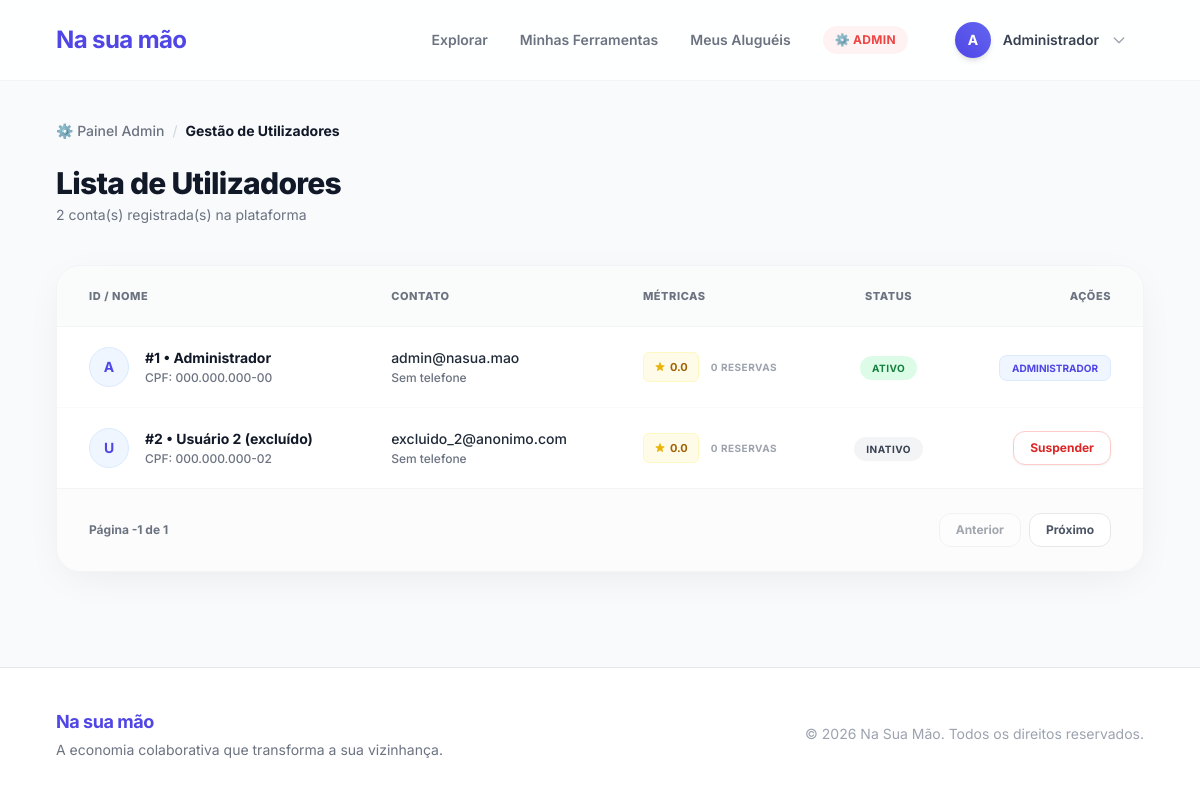
The app's page /admin/usuarios?page=-1 (signed in) with its own data.
### models/models.py (models this page shows)
class Usuario(Base):
    __tablename__ = "usuarios"
    id_usuario = Column(Integer, primary_key=True, index=True)
    nome = Column(String(100), nullable=False)
    email = Column(String(100), unique=True, index=True, nullable=False)
    senha = Column(String(255), nullable=False)
    cpf = Column(String(14), unique=True, nullable=False)
    cep = Column(String(9), nullable=True)
    telefone = Column(String(15), nullable=True)
    reputacao_acumulada = Column(Numeric(3, 1), default=0.0)
    tipo_perfil = Column(SAEnum(TipoPerfil), default=TipoPerfil.AMBOS)
    data_cadastro = Column(DateTime(timezone=True), server_default=func.now())
    latitude = Column(Float, nullable=True)
    longitude = Column(Float, nullable=True)
    data_nascimento = Column(Date, nullable=False)
    bairro = Column(String(100), nullable=True)
    endereco = Column(String(255), nullable=True)
    foto = Column(String(255), nullable=True)
    total_alugueis = Column(Integer, default=0)
    status_conta = Column(String(20), default="ativo")
    is_admin = Column(Boolean, default=False)
    ferramentas = relationship("Ferramenta", back_populates="locador")
    reservas_como_locatario = relationship("Reserva", back_populates="locatario", foreign_keys="Reserva.id_locatario")

### src/controllers/admin_controller.py (the view)
@router.get("/usuarios", response_class=HTMLResponse)
async def listar_usuarios(
    request: Request,
    page: int = 1,
    limit: int = 50,
    db: Session = Depends(get_db),
    admin: Usuario = Depends(require_admin)
):
    offset = (page - 1) * limit
    total_usuarios = db.query(Usuario).count()
    usuarios = db.query(Usuario).offset(offset).limit(limit).all()
    return templates.TemplateResponse("admin/usuarios.html", {
        "request": request,
        "usuario": admin,
        "usuarios": usuarios,
        "page": page,
        "limit": limit,
        "total_usuarios": total_usuarios,
        "total_paginas": (total_usuarios + limit - 1) // limit
    })

### templates/admin/usuarios.html (shortened to what this page needs)
{% extends "base.html" %}
{% block content %}
<div class="mb-10">
  <div class="flex items-center gap-2 text-sm text-gray-500 mb-6">
    <a href="/admin/" class="hover:text-primary-600 font-medium transition-colors">⚙️ Painel Admin</a>
    <span class="text-gray-300">/</span>
    <span class="text-gray-900 font-bold">Gestão de Utilizadores</span>
  </div>
  <div class="flex flex-col md:flex-row md:items-end justify-between gap-4">
    <div>
      <h1 class="text-3xl font-extrabold text-gray-900 tracking-tight">Lista de Utilizadores</h1>
      <p class="text-sm text-gray-500 mt-1">{{ usuarios|length }} conta(s) registrada(s) na plataforma</p>
    </div>
  </div>
</div>
<div class="bg-white rounded-3xl shadow-soft border border-gray-100 overflow-hidden">
  <div class="overflow-x-auto">
    <table class="w-full text-left text-sm text-gray-600 min-w-[800px] border-collapse">
      <thead class="bg-gray-50/80 border-b border-gray-100 text-gray-900">
        <tr>
          <th class="px-8 py-5 font-extrabold uppercase tracking-wider text-[11px] text-gray-500">ID / Nome</th>
          <th class="px-8 py-5 font-extrabold uppercase tracking-wider text-[11px] text-gray-500">Contato</th>
          <th class="px-8 py-5 font-extrabold uppercase tracking-wider text-[11px] text-gray-500">Métricas</th>
          <th class="px-8 py-5 font-extrabold uppercase tracking-wider text-[11px] text-gray-500 text-center">Status</th>
          <th class="px-8 py-5 font-extrabold uppercase tracking-wider text-[11px] text-gray-500 text-right">Ações</th>
        </tr>
      </thead>
      <tbody class="divide-y divide-gray-50">
        {% for u in usuarios %}
        <tr class="hover:bg-gray-50/50 transition-colors group">
          <td class="px-8 py-5">
            <div class="flex items-center gap-4">
              <div class="w-10 h-10 rounded-full bg-primary-50 text-primary-600 flex items-center justify-center font-bold text-sm border border-primary-100 group-hover:bg-primary-100 transition-colors">
                {{ u.nome[0].upper() }}
              </div>
              <div>
                <p class="font-bold text-gray-900 mb-0.5">#{{ u.id_usuario }} • {{ u.nome }}</p>
                <p class="text-xs text-gray-500 font-medium">CPF: {{ u.cpf }}</p>
              </div>
            </div>
          </td>
          <td class="px-8 py-5">
            <p class="font-medium text-gray-800 mb-0.5">{{ u.email }}</p>
            <p class="text-xs text-gray-500 font-medium">{{ u.telefone or 'Sem telefone' }}</p>
          </td>
          <td class="px-8 py-5">
            <div class="flex items-center gap-3">
              <div class="inline-flex items-center gap-1 bg-yellow-50 text-yellow-700 px-2.5 py-1 rounded-md text-[11px] font-bold border border-yellow-100">
                {{ "%.1f"|format(u.reputacao_acumulada) }}
              </div>
              <p class="text-[10px] text-gray-400 uppercase font-bold tracking-wider">{{ u.total_alugueis }} reservas</p>
            </div>
          </td>
          <td class="px-8 py-5 text-center">
            {% if u.status_conta == 'ativo' %}
              <span class="bg-green-100 text-green-700 px-3 py-1.5 rounded-full text-[10px] font-bold uppercase tracking-wider">Ativo</span>
            {% elif u.status_conta == 'suspenso' %}
              <span class="bg-red-100 text-red-700 px-3 py-1.5 rounded-full text-[10px] font-bold uppercase tracking-wider">Suspenso</span>
            {% else %}
              <span class="bg-gray-100 text-gray-700 px-3 py-1.5 rounded-full text-[10px] font-bold uppercase tracking-wider">{{ u.status_conta }}</span>
            {% endif %}
          </td>
          <td class="px-8 py-5 text-right">
            {% if not u.is_admin and u.status_conta != 'suspenso' %}
            <form method="POST" action="/admin/usuarios/{{ u.id_usuario }}/suspender" class="inline-block">
              <button type="submit" onclick="return confirm('Tem certeza que deseja suspender temporariamente o usuário {{ u.nome }}?')"
                      class="text-xs text-red-600 bg-white hover:bg-red-600 hover:text-white border border-red-200 px-4 py-2 rounded-xl font-bold transition-colors shadow-sm">
                Suspender
              </button>
            </form>
            {% elif u.is_admin %}
              <span class="text-[10px] text-primary-600 font-bold bg-primary-50 px-3 py-1.5 rounded-lg border border-primary-100">ADMINISTRADOR</span>
            {% endif %}
          </td>
        </tr>
        {% endfor %}
      </tbody>
    </table>
<div class="px-8 py-6 border-t border-gray-100 flex items-center justify-between bg-gray-50/50">
  <p class="text-xs text-gray-500 font-bold">
    Página {{ page }} de {{ total_paginas }}
  </p>
  <div class="flex gap-2">
    <a href="?page={{ page - 1 }}"
       class="px-4 py-2 bg-white border border-gray-200 rounded-xl text-xs font-bold text-gray-600 hover:bg-gray-100 transition-all {% if page <= 1 %}pointer-events-none opacity-50{% endif %}">
       Anterior
    </a>
    <a href="?page={{ page + 1 }}"
       class="px-4 py-2 bg-white border border-gray-200 rounded-xl text-xs font-bold text-gray-600 hover:bg-gray-100 transition-all {% if page >= total_paginas %}pointer-events-none opacity-50{% endif %}">
       Próximo
    </a>
  </div>
</div>
  </div>
</div>
{% endblock %}

### templates/base.html (shortened to what this page needs)
<!DOCTYPE html>
<html lang="pt-PT">
<head>
  <script src="https://cdn.tailwindcss.com"></script>
</head>
<body class="bg-[#f8fafc] flex flex-col min-h-screen font-sans text-gray-800 antialiased selection:bg-primary-100 selection:text-primary-700">
<nav class="bg-white/85 backdrop-blur-md border-b border-gray-100 sticky top-0 z-50 transition-all duration-300">
  <div class="max-w-6xl mx-auto px-4 sm:px-6 lg:px-8">
    <div class="flex justify-between items-center h-20">
      <a href="/" class="flex items-center gap-2 text-2xl font-bold text-primary-600 hover:text-primary-700 transition tracking-tight">
        Na sua mão
      </a>
      <div class="hidden md:flex items-center gap-8">
        <a href="/" class="text-sm font-semibold text-gray-500 hover:text-primary-600 transition-colors">Explorar</a>
        {% if usuario %}
          <a href="/minhas-ferramentas" class="text-sm font-semibold text-gray-500 hover:text-primary-600 transition-colors">Minhas Ferramentas</a>
          <a href="/meus-alugueis" class="text-sm font-semibold text-gray-500 hover:text-primary-600 transition-colors">Meus Aluguéis</a>
          {% if usuario.is_admin %}
            <a href="/admin/" class="text-xs font-bold text-red-500 hover:text-red-600 bg-red-50 px-3 py-1.5 rounded-full transition-colors tracking-wide uppercase">⚙️ Admin</a>
          {% endif %}
          <div class="relative group ml-2">
            <button class="flex items-center gap-3 hover:bg-gray-50 p-1.5 pr-4 rounded-full border border-transparent hover:border-gray-200 transition-all cursor-pointer">
              <div class="w-9 h-9 rounded-full bg-gradient-to-tr from-primary-600 to-primary-500 text-white flex items-center justify-center font-bold text-sm shadow-md">
                {{ usuario.nome[0].upper() }}
              </div>
              <span class="text-sm font-semibold text-gray-700">{{ usuario.nome.split()[0] }}</span>
              <svg class="w-4 h-4 text-gray-400" fill="none" stroke="currentColor" viewBox="0 0 24 24"><path stroke-linecap="round" stroke-linejoin="round" stroke-width="2" d="M19 9l-7 7-7-7"></path></svg>
            </button>
          </div>
        {% endif %}
      </div>
    </div>
  </div>
</nav>
<main class="flex-grow max-w-6xl mx-auto w-full px-4 sm:px-6 lg:px-8 py-10">
  {% block content %}{% endblock %}
</main>
<footer class="bg-white border-t border-gray-200 mt-auto py-10">
  <div class="max-w-6xl mx-auto px-4 sm:px-6 lg:px-8 flex flex-col md:flex-row justify-between items-center gap-6">
    <div class="text-center md:text-left">
      <p class="font-bold text-lg text-primary-600 mb-1 tracking-tight">Na sua mão</p>
      <p class="text-gray-500 text-sm">A economia colaborativa que transforma a sua vizinhança.</p>
    </div>
    <div class="text-gray-400 text-sm text-center md:text-right">
      <p>© 2026 Na Sua Mão. Todos os direitos reservados.</p>
    </div>
  </div>
</footer>
</body>
</html>

### records on screen
Usuario: nome "A", nome "Administrador", id_usuario "1", cpf "000.000.000-00", email "admin@nasua.mao", telefone "Sem telefone", reputacao_acumulada "0.0", total_alugueis "0", status_conta "ATIVO", is_admin "ADMINISTRADOR"
Usuario: nome "U", id_usuario "2", nome "Usuário 2 (excluído)", cpf "000.000.000-02", email "excluido_2@anonimo.com", telefone "Sem telefone", reputacao_acumulada "0.0", total_alugueis "0", status_conta "INATIVO"

### other values on screen
{{ usuarios|length }} "2"
{{ page }} "-1"
{{ total_paginas }} "1"
